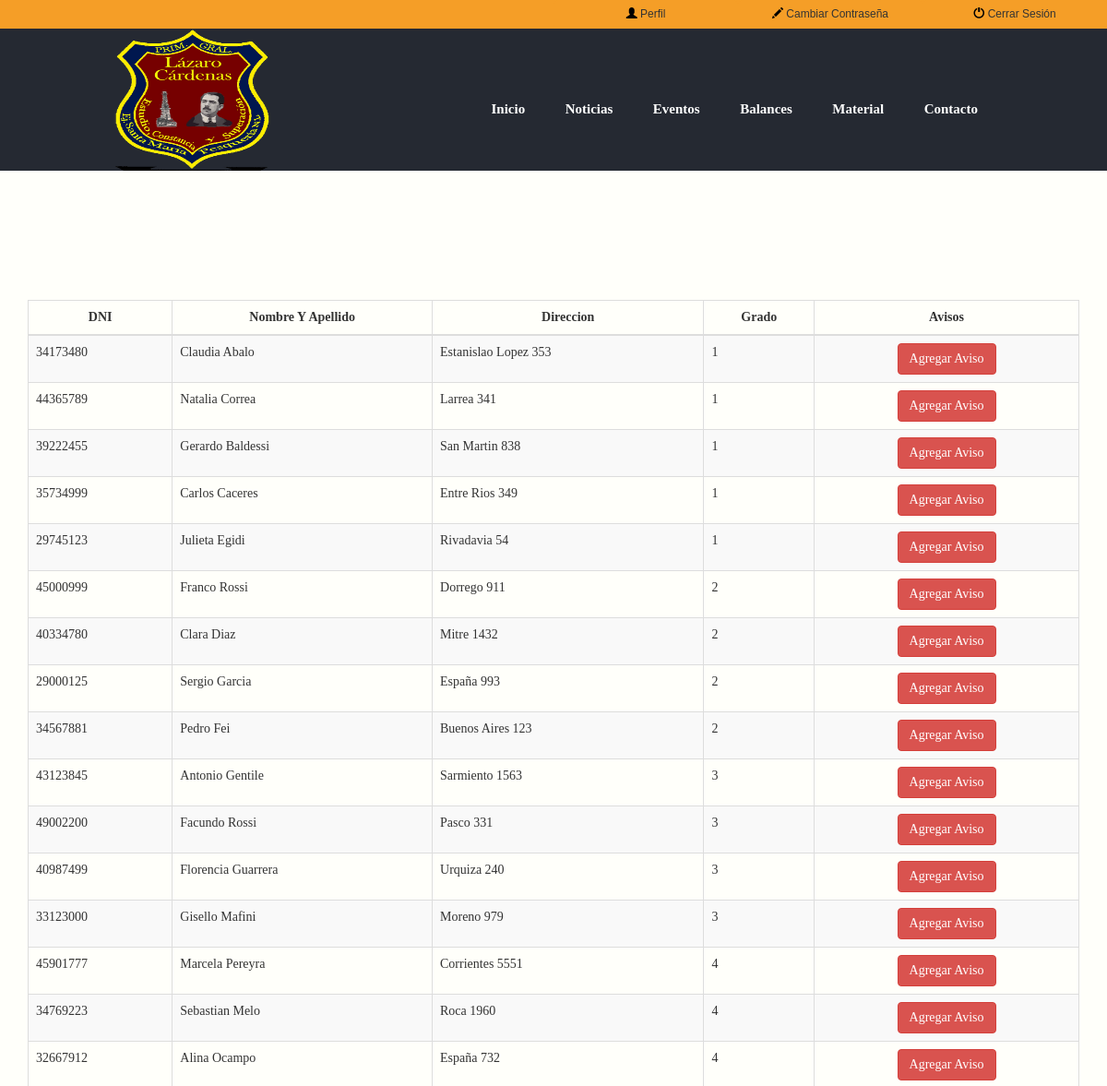
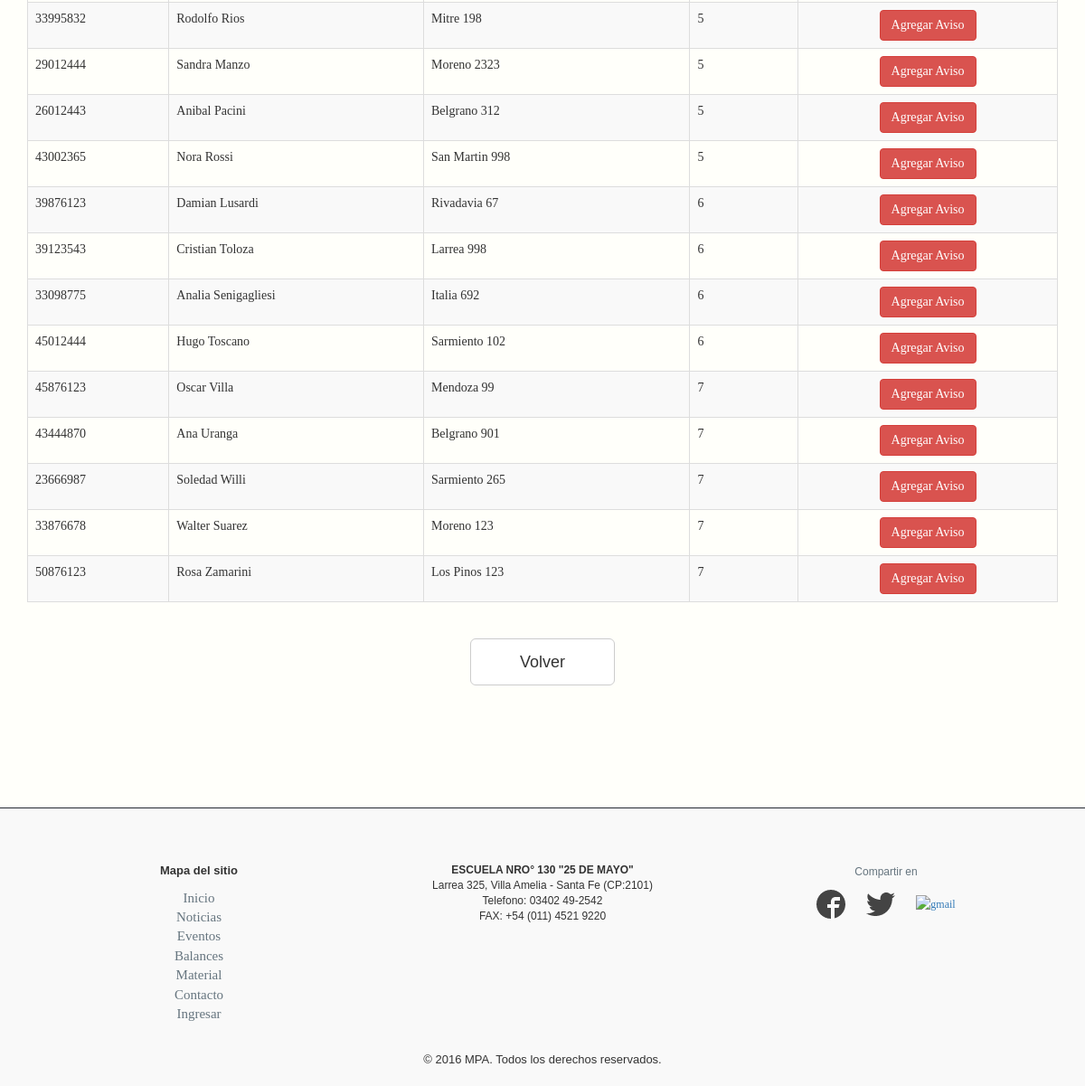
Page /buscaalumno.php (signed in) on the committed database (2 pictures, top to bottom).
### tables this page shows
CREATE TABLE IF NOT EXISTS `alumno` (
  `DNI_Alumno` int(11) NOT NULL,
  `NombreApellido` varchar(45) DEFAULT NULL,
  `Direccion` varchar(45) DEFAULT NULL,
  `Grado_Nro_grado` int(11) NOT NULL,
  PRIMARY KEY (`DNI_Alumno`),
  KEY `fk_Alumno_Grado1_idx` (`Grado_Nro_grado`)
);

### buscaalumno.php (the view, shortened to what this page needs)
 ?><!DOCTYPE html>
<html lang="es">
<head>
	<link rel="stylesheet" href="css/bootstrap.min.css">
	<link rel="stylesheet" type="text/css" href="estilo.css">
</head>
<header>
  <?php
    include("zheader.php");
   ?>
</header>
<body>
<div class="container">
<br>
 <div class="row">
</div>
    <div class="caja3">
            <div class="row">
                <div class="col-lg-12">
                             <table class="table table-striped table-bordered table-hover" id="dataTables-addControls">
                                    <thead>
                                        <tr>
                                            <th style="text-align:center;">DNI</th>
                                            <th style="text-align:center;">Nombre Y Apellido</th>
                                            <th style="text-align:center;">Direccion</th>
                                            <th style="text-align:center;">Grado</th>
                                            <th style="text-align:center;">Avisos</th>
                                        </tr>
                                    </thead>
                                    <tbody>
<?php
$busqueda=$_GET["buscar"];
$consulta= "SELECT `DNI_Alumno`,`NombreApellido`,`Direccion`,`Grado_Nro_grado`
FROM `alumno`
where `NombreApellido` like '%$busqueda%'
order by `Grado_Nro_grado`";
$rs = mysqli_query($db, $consulta);
if ( $rs ) {
  while ($r = mysqli_fetch_array($rs) ) {
?>
                                        <tr>
                                          <td><?php  echo $r["0"]; ?></td>
                                          <td><?php  echo $r["1"]; ?></td>
                                          <td><?php  echo $r["2"]; ?></td>
                                          <td><?php  echo $r["3"]; ?></td>
                                          <td style="text-align:center;">
                                            <button type="button" class="btn btn-danger" onClick="agregaaviso(<?php echo $r["0"] ?>)" style="margin:0 5px;">Agregar Aviso</button>
                                          </td>
                    </tr>
<?php
  }
}
?>
                                    </tbody>
                                </table>
                </div>
            </div>
          <div class="row" style="margin:20px 0;">
            <div class="col-lg-offset-5 col-lg-2">
             <a href="docente1.php" role="button" class="btn btn-default btn-lg btn-block">
              <p style="margin: 3px 0;">Volver</p>
             </a>
            </div>
         </div>
    </div>
  <div class="clearfooter"></div>
  </div>
<?php
  include("zfooter.php");
 ?>
 </body>
</html>

### estilo.css (style rules this page uses)
header { width: 100%; overflow: hidden; background:#252932; height: 185px; }
button { text-decoration: none; }
a { text-decoration: none; }
.caja3 { margin-top: 100px; margin-bottom: 50px; }
.clearfooter { height: 85px; clear: both; }
body { font-family: 'NexaRegular'; background: #fffffa; }
p { font-family: sans-serif; font-size: 100%; }
html, body { height: 100%; }

### rows in the picture
alumno: DNI_Alumno "34173480", NombreApellido "Claudia Abalo", Direccion "Estanislao Lopez 353", Grado_Nro_grado "1"
alumno: DNI_Alumno "44365789", NombreApellido "Natalia Correa", Direccion "Larrea 341", Grado_Nro_grado "1"
alumno: DNI_Alumno "39222455", NombreApellido "Gerardo Baldessi", Direccion "San Martin 838", Grado_Nro_grado "1"
alumno: DNI_Alumno "35734999", NombreApellido "Carlos Caceres", Direccion "Entre Rios 349", Grado_Nro_grado "1"
alumno: DNI_Alumno "29745123", NombreApellido "Julieta Egidi", Direccion "Rivadavia 54", Grado_Nro_grado "1"
alumno: DNI_Alumno "45000999", NombreApellido "Franco Rossi", Direccion "Dorrego 911", Grado_Nro_grado "2"
alumno: DNI_Alumno "40334780", NombreApellido "Clara Diaz", Direccion "Mitre 1432", Grado_Nro_grado "2"
alumno: DNI_Alumno "29000125", NombreApellido "Sergio Garcia", Direccion "España 993", Grado_Nro_grado "2"
alumno: DNI_Alumno "34567881", NombreApellido "Pedro Fei", Direccion "Buenos Aires 123", Grado_Nro_grado "2"
alumno: DNI_Alumno "43123845", NombreApellido "Antonio Gentile", Direccion "Sarmiento 1563", Grado_Nro_grado "3"
alumno: DNI_Alumno "49002200", NombreApellido "Facundo Rossi", Direccion "Pasco 331", Grado_Nro_grado "3"
alumno: DNI_Alumno "40987499", NombreApellido "Florencia Guarrera", Direccion "Urquiza 240", Grado_Nro_grado "3"
alumno: DNI_Alumno "33123000", NombreApellido "Gisello Mafini", Direccion "Moreno 979", Grado_Nro_grado "3"
alumno: DNI_Alumno "45901777", NombreApellido "Marcela Pereyra", Direccion "Corrientes 5551", Grado_Nro_grado "4"
alumno: DNI_Alumno "34769223", NombreApellido "Sebastian Melo", Direccion "Roca 1960", Grado_Nro_grado "4"
alumno: DNI_Alumno "32667912", NombreApellido "Alina Ocampo", Direccion "España 732", Grado_Nro_grado "4"
alumno: DNI_Alumno "33995832", NombreApellido "Rodolfo Rios", Direccion "Mitre 198", Grado_Nro_grado "5"
alumno: DNI_Alumno "29012444", NombreApellido "Sandra Manzo", Direccion "Moreno 2323", Grado_Nro_grado "5"
alumno: DNI_Alumno "26012443", NombreApellido "Anibal Pacini", Direccion "Belgrano 312", Grado_Nro_grado "5"
alumno: DNI_Alumno "43002365", NombreApellido "Nora Rossi", Direccion "San Martin 998", Grado_Nro_grado "5"
alumno: DNI_Alumno "39876123", NombreApellido "Damian Lusardi", Direccion "Rivadavia 67", Grado_Nro_grado "6"
alumno: DNI_Alumno "39123543", NombreApellido "Cristian Toloza", Direccion "Larrea 998", Grado_Nro_grado "6"
alumno: DNI_Alumno "33098775", NombreApellido "Analia Senigagliesi", Direccion "Italia 692", Grado_Nro_grado "6"
alumno: DNI_Alumno "45012444", NombreApellido "Hugo Toscano", Direccion "Sarmiento 102", Grado_Nro_grado "6"
alumno: DNI_Alumno "45876123", NombreApellido "Oscar Villa", Direccion "Mendoza 99", Grado_Nro_grado "7"
alumno: DNI_Alumno "43444870", NombreApellido "Ana Uranga", Direccion "Belgrano 901", Grado_Nro_grado "7"
alumno: DNI_Alumno "23666987", NombreApellido "Soledad Willi", Direccion "Sarmiento 265", Grado_Nro_grado "7"
alumno: DNI_Alumno "33876678", NombreApellido "Walter Suarez", Direccion "Moreno 123", Grado_Nro_grado "7"
alumno: DNI_Alumno "50876123", NombreApellido "Rosa Zamarini", Direccion "Los Pinos 123", Grado_Nro_grado "7"
